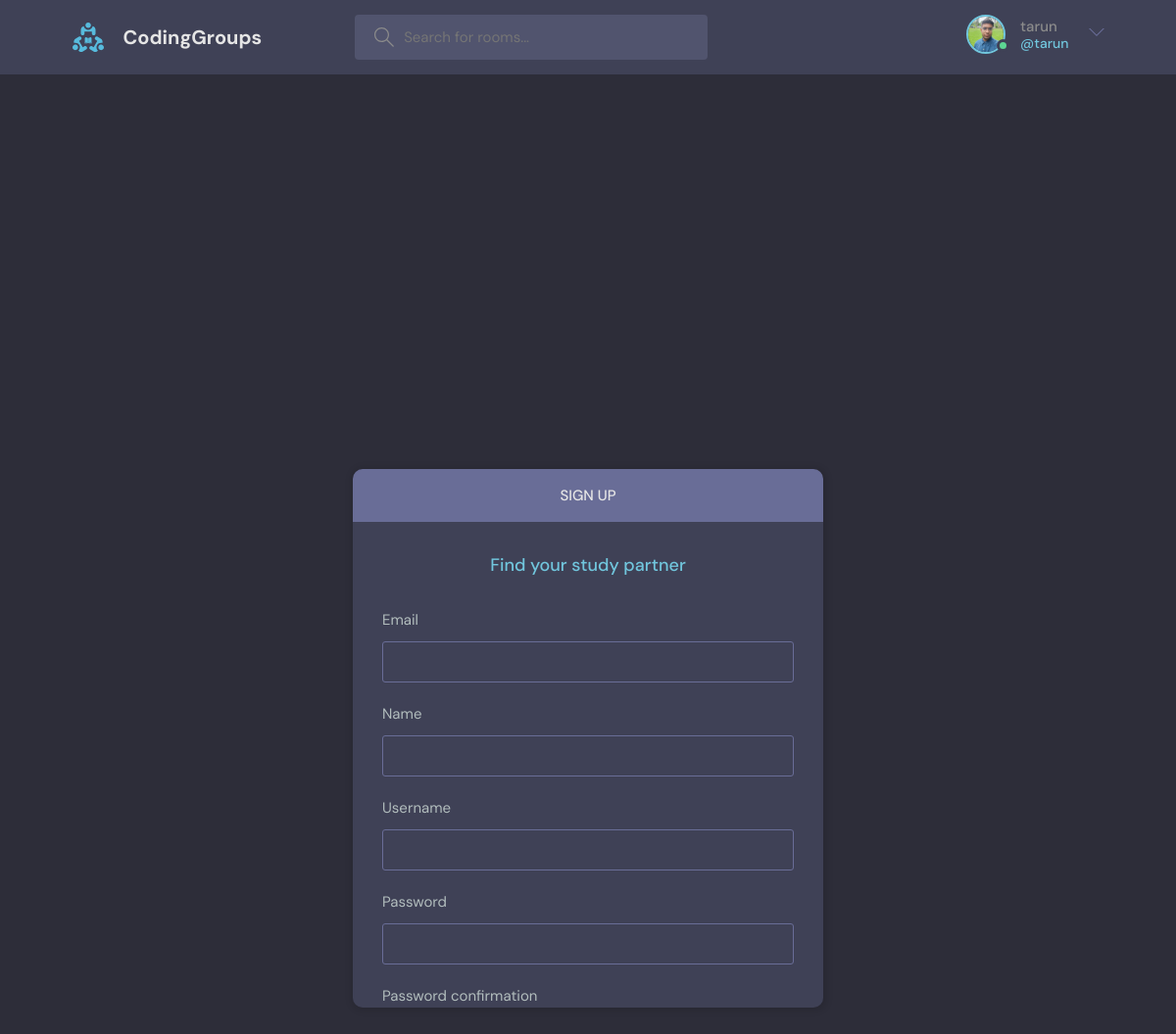
Page /register/ (signed in) on the committed database.
### base/models.py (models this page shows, shortened)
class User(AbstractUser):
    name = models.CharField(max_length=200, null=True)
    email = models.EmailField(null=True, unique=True)
    bio = models.TextField(null = True)
    avatar = models.ImageField(null=True, default="avatar.svg")
    USERNAME_FIELD = 'email'
    REQUIRED_FIELDS = []

### base/views.py (the view, shortened to what this page needs)
# urls.py: path('register/',views.RegisterPage, name="register"),
def RegisterPage(request):
    form = MyUserCreationForm()
    context = {'form': form}
    return render(request, 'base/signup.html', context)

### base/forms.py
class MyUserCreationForm(UserCreationForm):
    class Meta:
        model = User
        fields = ['email', 'name', 'username', 'password1', 'password2']

### base/templates/base/signup.html (shortened to what this page needs)
{% extends 'main.html' %} {% block content %}
<main class="auth layout">
  <div class="container">
    <div class="layout__box">
      <div class="layout__boxHeader">
        <div class="layout__boxTitle">
          <h3>Sign up</h3>
        </div>
      </div>
      <div class="layout__body">
        <h2 class="auth__tagline">Find your study partner</h2>
        <form class="form" action="" method="POST">
          {% for feild in form %}
          <div class="form__group form__group">
            <label for="room_name">{{feild.label}}</label>
            {{feild}}
          </div>
          {% endfor %}
        </form>
      </div>
    </div>
  </div>
</main>
{% endblock %}

### Templates/navbar.html (shortened to what this page needs)
{% load static %}
<header class="header header--loggedIn">
  <div class="container">
    <a href="/" class="header__logo">
      <img src="{% static 'images/logo.svg' %}" />
      <h1>CodingGroups</h1>
    </a>
    <form class="header__search" method="GET" action="{% url 'Home' %}">
      <label>
        <input name="q" placeholder="Search for rooms..." />
      </label>
    </form>
    <nav class="header__menu">
      {% if request.user.is_authenticated %}
      <div class="header__user">
        <a href="{% url 'profile-page' request.user.id%}">
          <div class="avatar avatar--medium active">
            <img src="{{request.user.avatar.url}}" />
          </div>
          <p>
            {{request.user.username}}<span>@{{request.user.username}}</span>
          </p>
        </a>
        <button class="dropdown-button">
          <svg
            version="1.1"
            xmlns="http://www.w3.org/2000/svg"
            width="32"
            height="32"
            viewBox="0 0 32 32"
          >
            <title>chevron-down</title>
            <path d="M16 21l-13-13h-3l16 16 16-16h-3l-13 13z"></path>
          </svg>
        </button>
      </div>
      {% else %}
      <a href="{% url 'login' %}">
        <img src="{% static 'images/avatar.svg' %}" />
        <p>Login</p>
      </a>
      {% endif %}
    </nav>
  </div>
</header>

### static/styles/style.css (style rules this page uses)
:root { --color-main: #71c6dd; --color-main-light: #e1f6fb; --color-dark: #3f4156; --color-dark-medium: #51546e; --color-dark-light: #696d97; --color-light: #e5e5e5; --color-gray: #8b8b8b; --color-light-gray: #b2bdbd; --color-bg: #2d2d39; --color-success: #5dd693; --color-error: #fc4b0b; }
* { font-family: "DM Sans", -apple-system, BlinkMacSystemFont, "Segoe UI", Roboto, Oxygen, Ubuntu, Cantarell, "Open Sans", "Helvetica Neue", sans-serif; margin: 0; padding: 0; box-sizing: border-box; text-rendering: optimizeLegibility; font-size: inherit; }
html { font-size: 56.25%; }
@media only screen and (min-width: 1200px) { html { font-size: 62.5%; } }
body { line-height: 1.6; font-weight: 400; font-size: 1.5rem; color: var(--color-light-gray); background-color: var(--color-bg); min-height: 100vh; }
img { width: 100%; }
a { display: inline-block; color: var(--color-main); text-decoration: none; }
.container { max-width: 120rem; width: 90%; margin: auto; }
.avatar { position: relative; display: inline-block; border-radius: 50%; border: 2px solid var(--color-main); }
.avatar img { display: block; border-radius: 50%; object-fit: cover; object-position: center; }
.avatar::after { content: ""; display: block; position: absolute; background-color: var(--color-gray); z-index: 111; border-radius: 50%; border: 0.3rem solid var(--color-dark); }
.avatar.active::after { background-color: var(--color-success); }
.avatar.avatar--medium img { width: 3.6rem; height: 3.6rem; border-radius: 50%; }
.avatar.avatar--medium:after { width: 0.7rem; height: 0.7rem; bottom: 0px; right: -6px; }
.header { padding: 1.5rem; background-color: var(--color-dark); }
.header > .container { display: flex; gap: 9.5rem; }
.header__logo, .header__user { display: flex; gap: 2rem; align-items: center; }
.header__logo > img { height: 3.2rem; width: 3.2rem; }
.header__logo > h1 { font-weight: 700; font-size: 2rem; color: var(--color-light); }
.header__search > label { background-color: var(--color-dark-medium); padding: 1.3rem 1rem; display: flex; align-items: center; gap: 1rem; border-radius: 4px; }
.header__search svg { fill: var(--color-gray); width: 2rem; height: 2rem; margin-left: 1rem; }
.header__search input { width: 30rem; background: transparent; border: none; outline: none; color: var(--color-light); }
.header__menu { margin-left: auto; position: relative; }
.header__menu a { display: flex; gap: 1.5rem; align-items: center; font-weight: 500; text-decoration: none; color: var(--color-gray); }
.header__menu img { height: 3.6rem; }
.header__menu p { line-height: 1.2; }
.header__menu span { color: var(--color-main); font-weight: 500; font-size: 1.4rem; display: block; }
.header__menu svg { width: 1.6rem; height: 1.6rem; fill: var(--color-dark-light); }
.dropdown-button { background: transparent; border: 0; outline: 0; cursor: pointer; }
.layout { margin-top: 2.4rem; }
.layout > .container { display: flex; justify-content: space-between; align-items: flex-start; }
.layout__box { width: 90%; max-width: 48rem; min-height: 40rem; max-height: 550px; overflow-y: scroll; position: absolute; top: 50%; left: 50%; transform: translate(-50%, -46%); background-color: var(--color-dark); border-radius: 1rem; box-shadow: 1px 1px 6px 3px rgba(0, 0, 0, 0.1); }
.layout__boxHeader { display: flex; padding: 1.5rem; background-color: var(--color-dark-light); }
.layout__boxTitle { display: flex; gap: 1.5rem; align-items: center; }
.layout__boxTitle h3 { text-transform: uppercase; font-weight: 500; color: var(--color-light); }
.layout__body { margin: 3rem; }
.form__group { margin-bottom: 2rem; width: 100%; }
.form__group label { display: block; font-size: 1.5rem; margin-bottom: 1rem; }
.form__group input, .form__group textarea, .form__group select { background: transparent; border: 1px solid var(--color-dark-light); padding: 1rem; border-radius: 3px; width: 100%; color: var(--color-light); font-weight: 500; outline: none; }
.auth__tagline { text-align: center; margin-bottom: 3rem; color: var(--color-main); font-weight: 500; font-size: 1.8rem; }
.auth .layout__boxHeader { text-align: center; justify-content: center; }

### rows in the picture
User: user.avatar (picture), user.username "tarun"

### other values in the picture
{{ feild.label }} "Email" "Name" "Username" "Password" "Password confirmation"
